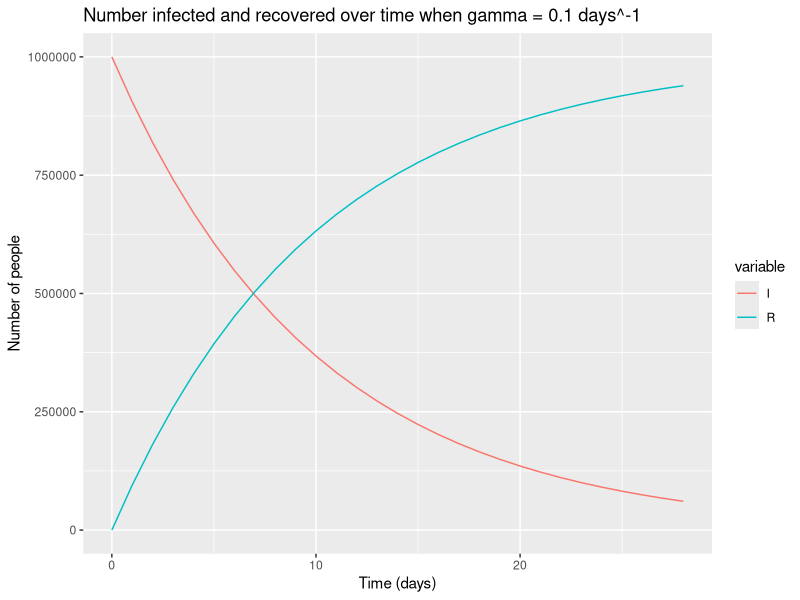

Write the R code that produced this figure.
## ---- chunk 1
knitr::opts_chunk$set(echo = TRUE)
## ---- chunk 2

library(deSolve)   # package with functions to solve the model
library(reshape2)  # package with functions to turn the model 
                   # output into a long format
library(ggplot2)   # package for plotting
## ---- chunk 3
initial_number_infected <- 1000000  # a cohort, 1000000 currently infected
                                    # people
initial_number_recovered <- 0       # no one has recovered
                                    # at the beginning of the simulation
recovery_rate <- 1/10               # the average duration spent in the I
                                    # compartment is 10 days,
                                    # so rate of recovery = 1/10 days^-1 
                                    # or 0.1 per day
follow_up_duration <- 4*7           # we want to know how many recover 
                                    # over a 4 week period, 
                                    # which equals 4*7 = 28 days

# Combine into the model input vectors:
initial_state_values <- c(I = initial_number_infected, 
                          R = initial_number_recovered)  

parameters <- c(gamma = recovery_rate)  

times <- seq(from = 0, to = follow_up_duration, by = 1) 
## ---- chunk 4
cohort_model <- function(time, state, parameters) {    # specify the model 
                                                       # as a function with
                                                       # input arguments
    
    with(as.list(c(state, parameters)), {  
      
    # Differential equations
      dI <- -gamma * I
      dR <- gamma * I
        
    return(list(c(dI, dR)))                             # return output
    })
  
}
## ---- chunk 5
output <- as.data.frame(ode(y = initial_state_values, 
                            times = times, 
                            func = cohort_model,
                            parms = parameters))

# We are using the default integration function of the deSolve package,
# ode (which stands for ordinary differential equations)
# While the package contains other methods to do the integration,
# you don't have to worry about that in this course.

# Printing the model output
output

# This returns a dataframe with columns:
# "time" (containing our times vector), 
# "I" (containing the number of infected people at each timestep) and 
# "R" (containing the number of recovered people at each timestep).
## ---- chunk 6
output[output$time == 28, c("time","R")]   
# printing the "time" and "R" output columns when the timestep equals 28
# Answer: 939189.9 people are in the recovered compartment at timestep 28
## ---- chunk 7
# First turn the output dataset into a long format, so that the
# number in each compartment at each timestep are all in the same column
output_long <- melt(as.data.frame(output), id = "time")                  

# Plot the number of people in each compartment over time
ggplot(data = output_long,          # specify object containing data to plot
       aes(x = time, y = value, colour = variable, group = variable)) +  
       # in the long-format output dataset, the number in each compartment
       # is in the "value" column and the compartment the number relates 
       # to is in the "variable" column. We are telling ggplot to assign a 
       # different colour to each compartment/group, which automatically 
       # generates a legend
  geom_line() +                                                          
       # we want to represent the data over time as lines. 
       # This command automatically looks to the specifications saved
       # in the ggplot command above to know which data to plot
  xlab("Time (days)")+                          # add label for x axis
  ylab("Number of people") +                    # add label for y axis
  labs(title = paste("Number infected and recovered over time when gamma =",
               parameters["gamma"],"days^-1")) # add title
# Using the paste() command, we can combine sentences with the 
# values stored in variables (here gamma)
